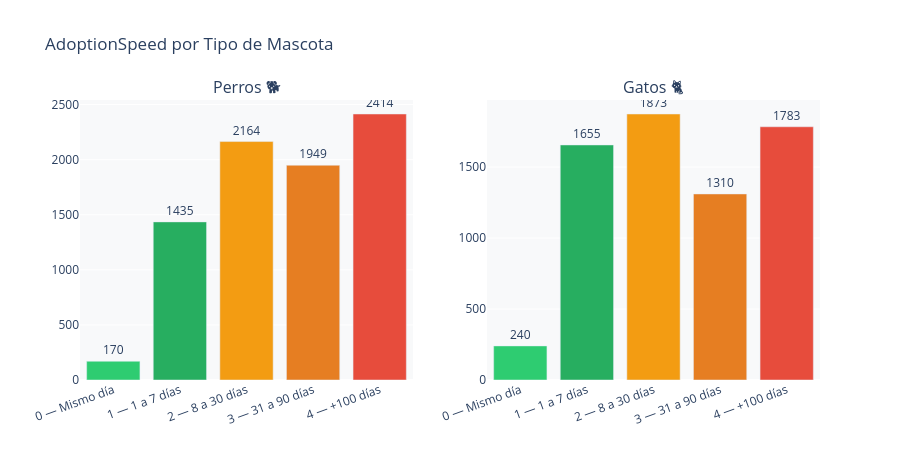

The notebook cell this image was saved under:
### Markdown cell above
### 5.6 · AdoptionSpeed por Tipo de Mascota

### Code cell
fig = make_subplots(rows=1, cols=2, subplot_titles=("Perros 🐕","Gatos 🐈"))

for col_i, (tipo, tipo_num) in enumerate([("Perro 🐕",1),("Gato 🐈",2)], start=1):
    sub = df[df["Type"]==tipo_num]
    vc  = sub["AdoptionSpeed"].value_counts().sort_index().reset_index()
    vc.columns = ["Speed","Count"]
    vc["Label"] = vc["Speed"].map(SPEED_LABELS)
    vc["Color"] = vc["Speed"].map(SPEED_COLORS)
    fig.add_trace(go.Bar(
        x=vc["Label"], y=vc["Count"],
        marker_color=vc["Color"],
        text=vc["Count"], textposition="outside",
        showlegend=False,
    ), row=1, col=col_i)

fig.update_layout(height=460, paper_bgcolor="white", plot_bgcolor=BG_COLOR,
                  title_text="AdoptionSpeed por Tipo de Mascota")
fig.update_xaxes(tickangle=-20)
fig.show()

### Figure 1 — Plotly figure (JSON) as saved in the notebook; plotly's stock layout.template omitted (floating-point values rounded to 4 significant figures)
{"data": [{"marker": {"color": ["#2ecc71", "#27ae60", "#f39c12", "#e67e22", "#e74c3c"]}, "showlegend": false, "text": [170.0, 1435.0, 2164.0, 1949.0, 2414.0], "textposition": "outside", "type": "bar", "x": ["0 — Mismo día", "1 — 1 a 7 días", "2 — 8 a 30 días", "3 — 31 a 90 días", "4 — +100 días"], "xaxis": "x", "y": [170, 1435, 2164, 1949, 2414], "yaxis": "y"}, {"marker": {"color": ["#2ecc71", "#27ae60", "#f39c12", "#e67e22", "#e74c3c"]}, "showlegend": false, "text": [240.0, 1655.0, 1873.0, 1310.0, 1783.0], "textposition": "outside", "type": "bar", "x": ["0 — Mismo día", "1 — 1 a 7 días", "2 — 8 a 30 días", "3 — 31 a 90 días", "4 — +100 días"], "xaxis": "x2", "y": [240, 1655, 1873, 1310, 1783], "yaxis": "y2"}], "layout": {"annotations": [{"font": {"size": 16}, "showarrow": false, "text": "Perros 🐕", "x": 0.225, "xanchor": "center", "xref": "paper", "y": 1, "yanchor": "bottom", "yref": "paper"}, {"font": {"size": 16}, "showarrow": false, "text": "Gatos 🐈", "x": 0.775, "xanchor": "center", "xref": "paper", "y": 1, "yanchor": "bottom", "yref": "paper"}], "height": 460, "paper_bgcolor": "white", "plot_bgcolor": "#F8F9FA", "title": {"text": "AdoptionSpeed por Tipo de Mascota"}, "xaxis": {"anchor": "y", "domain": [0, 0.45], "tickangle": -20}, "xaxis2": {"anchor": "y2", "domain": [0.55, 1], "tickangle": -20}, "yaxis": {"anchor": "x", "domain": [0, 1]}, "yaxis2": {"anchor": "x2", "domain": [0, 1]}}}
